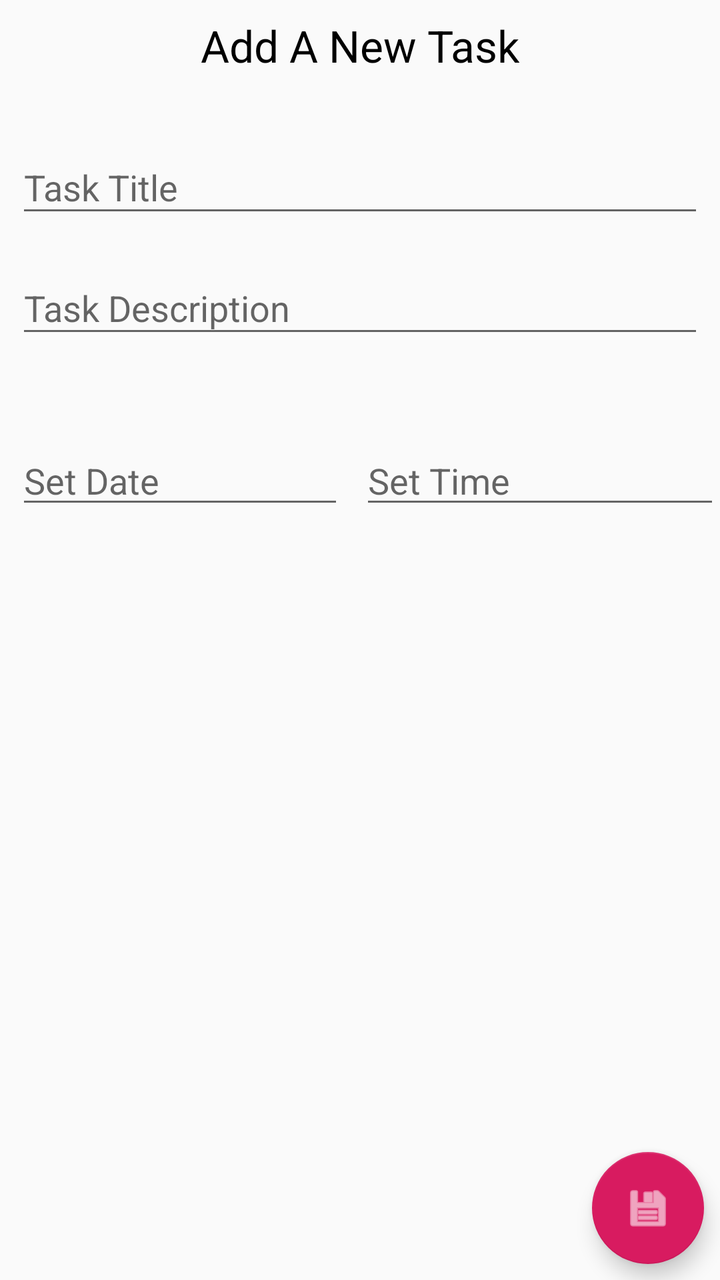
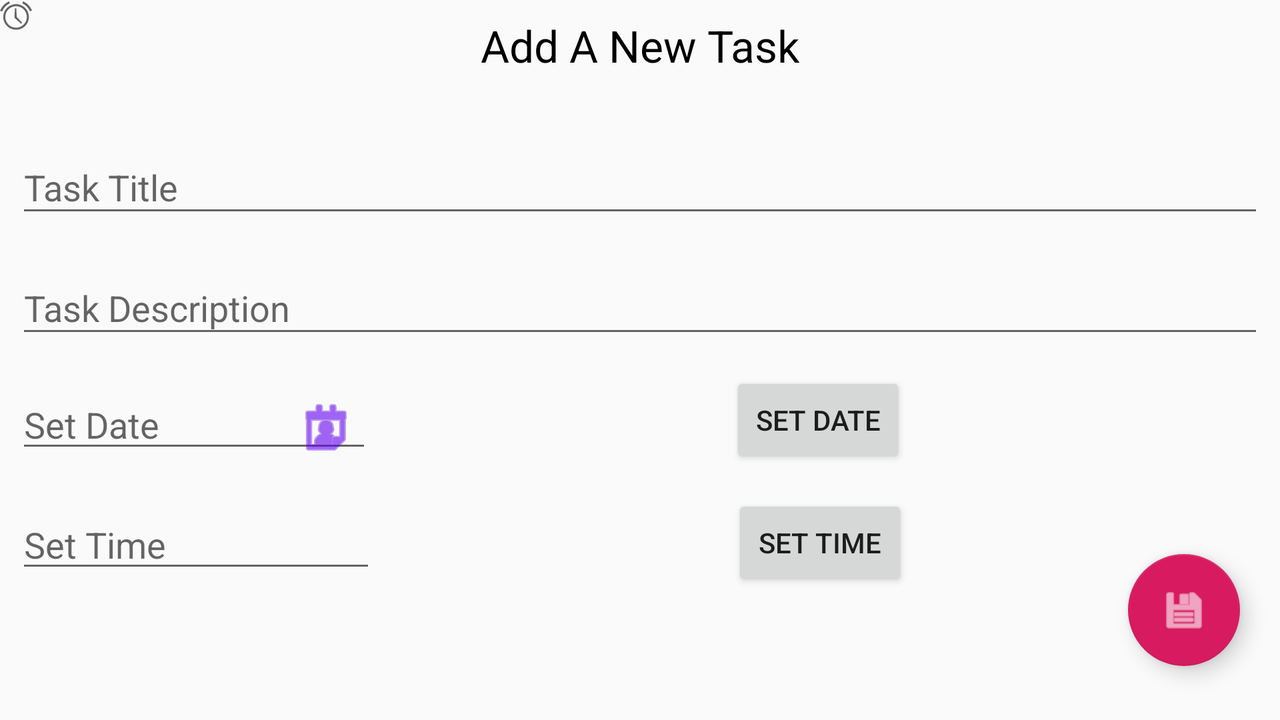

One screen, two layout resources from the same app: the default and the author's alternative for another configuration. Each is rendered where Android would select it; the XML of both is given below.
<!-- AndroidManifest.xml: application theme AppTheme -->
<!-- res/layout/add_task_activity.xml -->
<?xml version="1.0" encoding="utf-8"?>
<androidx.constraintlayout.widget.ConstraintLayout xmlns:android="http://schemas.android.com/apk/res/android"
    xmlns:app="http://schemas.android.com/apk/res-auto"
    xmlns:tools="http://schemas.android.com/tools"
    android:orientation="vertical" android:layout_width="match_parent"
    android:layout_height="match_parent">



    <TextView
        android:id="@+id/add_task_tv"
        android:layout_width="0dp"
        android:layout_height="wrap_content"
        android:layout_marginStart="8dp"
        android:layout_marginTop="8dp"
        android:layout_marginEnd="8dp"
        android:layout_marginBottom="8dp"
        android:text="Add A New Task"
        android:textAlignment="center"
        android:textAppearance="@android:style/TextAppearance.Material.Large.Inverse"
        android:textColor="@color/design_default_color_on_secondary"
        app:layout_constraintEnd_toEndOf="parent"
        app:layout_constraintStart_toStartOf="parent"
        app:layout_constraintTop_toTopOf="parent" />

    <com.google.android.material.floatingactionbutton.FloatingActionButton
        android:id="@+id/save_btn"
        android:layout_width="wrap_content"
        android:layout_height="wrap_content"
        android:layout_marginStart="8dp"
        android:layout_marginTop="8dp"
        android:layout_marginEnd="8dp"
        android:layout_marginBottom="8dp"
        android:clickable="true"
        android:tint="@color/design_default_color_background"
        app:layout_constraintBottom_toBottomOf="parent"
        app:layout_constraintEnd_toEndOf="parent"
        app:layout_constraintHorizontal_bias="1.0"
        app:layout_constraintStart_toStartOf="parent"
        app:layout_constraintVertical_bias="0.958"
        app:srcCompat="@android:drawable/ic_menu_save" />

    <EditText
        android:id="@+id/time_field"
        android:layout_width="180dp"
        android:layout_height="wrap_content"
        android:layout_marginBottom="8dp"

        android:ems="10"
        android:hint="Set Time"
        android:inputType="time"
        app:layout_constraintBottom_toTopOf="@+id/save_btn"
        app:layout_constraintEnd_toEndOf="parent"
        app:layout_constraintTop_toTopOf="@+id/date_field"
        app:layout_constraintVertical_bias="0.0" />

    <EditText
        android:id="@+id/date_field"
        android:layout_width="0dp"
        android:layout_height="wrap_content"
        android:layout_marginStart="8dp"
        android:layout_marginTop="44dp"
        android:layout_marginEnd="8dp"
        android:ems="10"
        android:hint="Set Date"
        android:inputType="date"
        app:layout_constraintEnd_toStartOf="@+id/time_field"
        app:layout_constraintHorizontal_bias="0.0"
        app:layout_constraintStart_toStartOf="parent"
        app:layout_constraintTop_toBottomOf="@+id/description_layout_field" />

    <com.google.android.material.textfield.TextInputLayout
        android:id="@+id/title_field_layout"
        android:layout_width="0dp"
        android:layout_height="wrap_content"
        android:layout_marginTop="24dp"
        app:layout_constraintEnd_toEndOf="@+id/add_task_tv"
        app:layout_constraintHorizontal_bias="0.0"
        app:layout_constraintStart_toStartOf="@+id/add_task_tv"
        app:layout_constraintTop_toBottomOf="@+id/add_task_tv">

        <com.google.android.material.textfield.TextInputEditText
            android:id="@+id/task_title_field"
            android:layout_width="match_parent"
            android:layout_height="wrap_content"
            android:hint="Task Title"
            android:inputType="textCapSentences|textShortMessage"
            android:singleLine="true" />
    </com.google.android.material.textfield.TextInputLayout>

    <com.google.android.material.textfield.TextInputLayout
        android:id="@+id/description_layout_field"
        android:layout_width="0dp"
        android:layout_height="wrap_content"
        android:layout_marginTop="8dp"
        android:layout_marginBottom="8dp"
        app:layout_constraintBottom_toTopOf="@+id/date_field"
        app:layout_constraintEnd_toEndOf="@+id/title_field_layout"
        app:layout_constraintStart_toStartOf="@+id/title_field_layout"
        app:layout_constraintTop_toBottomOf="@+id/title_field_layout">

        <com.google.android.material.textfield.TextInputEditText
            android:id="@+id/task_description_field"
            android:layout_width="match_parent"
            android:layout_height="wrap_content"
            android:hint="Task Description"
            android:inputType="textAutoComplete|textMultiLine|textShortMessage|textLongMessage"
            android:singleLine="false" />
    </com.google.android.material.textfield.TextInputLayout>


</androidx.constraintlayout.widget.ConstraintLayout>
<!-- resources referenced by this layout -->
<resources>
  <style name="AppTheme" parent="Theme.AppCompat.Light.DarkActionBar">
          
          <item name="colorPrimary">@color/colorPrimary</item>
          <item name="colorPrimaryDark">@color/colorPrimaryDark</item>
          <item name="colorAccent">@color/colorAccent</item>
          <item name="preferenceTheme">@style/PreferenceThemeOverlay.v14.Material</item>
      </style>
  <color name="colorPrimary">#4a148c</color>
  <color name="colorPrimaryDark">#01579b</color>
  <color name="colorAccent">#D81B60</color>
</resources>
<!-- res/layout-land/add_task_activity.xml (the author's variant of the layout above) -->
<!-- drawn on the phone turned sideways -->
<?xml version="1.0" encoding="utf-8"?>
<androidx.constraintlayout.widget.ConstraintLayout xmlns:android="http://schemas.android.com/apk/res/android"
    xmlns:app="http://schemas.android.com/apk/res-auto"
    xmlns:tools="http://schemas.android.com/tools"
    android:layout_width="match_parent"
    android:layout_height="match_parent"
    android:orientation="vertical">


    <TextView
        android:id="@+id/add_task_tv"
        android:layout_width="0dp"
        android:layout_height="wrap_content"
        android:layout_marginStart="8dp"
        android:layout_marginTop="8dp"
        android:layout_marginEnd="8dp"
        android:text="Add A New Task"
        android:textAlignment="center"
        android:textAppearance="@android:style/TextAppearance.Material.Large.Inverse"
        android:textColor="@color/design_default_color_on_secondary"
        app:layout_constraintEnd_toEndOf="parent"
        app:layout_constraintStart_toStartOf="parent"
        app:layout_constraintTop_toTopOf="parent" />

    <com.google.android.material.floatingactionbutton.FloatingActionButton
        android:id="@+id/save_btn"
        android:layout_width="wrap_content"
        android:layout_height="wrap_content"
        android:layout_marginStart="8dp"
        android:layout_marginTop="8dp"
        android:layout_marginEnd="8dp"
        android:layout_marginBottom="8dp"
        android:clickable="true"
        android:tint="@android:color/white"
        app:backgroundTint="@color/colorAccent"
        app:backgroundTintMode="add"
        app:fabSize="normal"
        app:layout_constraintBottom_toBottomOf="parent"
        app:layout_constraintEnd_toEndOf="parent"
        app:layout_constraintHorizontal_bias="1.0"
        app:layout_constraintStart_toStartOf="parent"
        app:layout_constraintTop_toBottomOf="@+id/date_btn"
        app:layout_constraintVertical_bias="0.936"
        app:srcCompat="@android:drawable/ic_menu_save"
        app:useCompatPadding="true" />

    <EditText
        android:id="@+id/time_field"
        android:layout_width="180dp"
        android:layout_height="wrap_content"

        android:layout_marginStart="8dp"
        android:layout_marginTop="60dp"
        android:layout_marginEnd="8dp"
        android:layout_marginBottom="8dp"
        android:ems="10"
        android:hint="Set Time"
        android:inputType="time"
        app:layout_constraintBottom_toBottomOf="parent"
        app:layout_constraintEnd_toEndOf="@+id/date_btn"
        app:layout_constraintHorizontal_bias="0.0"
        app:layout_constraintStart_toStartOf="parent"
        app:layout_constraintTop_toTopOf="@+id/date_field"
        app:layout_constraintVertical_bias="0.0" />

    <EditText
        android:id="@+id/date_field"
        android:layout_width="178dp"
        android:layout_height="0dp"
        android:layout_marginStart="8dp"
        android:layout_marginTop="16dp"
        android:ems="10"
        android:hint="Set Date"
        android:inputType="date"
        app:layout_constraintStart_toStartOf="parent"
        app:layout_constraintTop_toBottomOf="@+id/description_layout_field" />

    <com.google.android.material.textfield.TextInputLayout
        android:id="@+id/title_field_layout"
        android:layout_width="0dp"
        android:layout_height="wrap_content"
        android:layout_marginTop="24dp"
        app:layout_constraintEnd_toEndOf="@+id/add_task_tv"
        app:layout_constraintHorizontal_bias="0.0"
        app:layout_constraintStart_toStartOf="@+id/add_task_tv"
        app:layout_constraintTop_toBottomOf="@+id/add_task_tv">

        <com.google.android.material.textfield.TextInputEditText
            android:id="@+id/task_title_field"
            android:layout_width="match_parent"
            android:layout_height="wrap_content"
            android:hint="Task Title"
            android:inputType="textCapSentences|textShortMessage"
            android:singleLine="true" />
    </com.google.android.material.textfield.TextInputLayout>

    <com.google.android.material.textfield.TextInputLayout
        android:id="@+id/description_layout_field"
        android:layout_width="0dp"
        android:layout_height="wrap_content"
        android:layout_marginTop="8dp"
        android:layout_marginBottom="8dp"
        app:layout_constraintBottom_toTopOf="@+id/date_field"
        app:layout_constraintEnd_toEndOf="@+id/title_field_layout"
        app:layout_constraintStart_toStartOf="@+id/title_field_layout"
        app:layout_constraintTop_toBottomOf="@+id/title_field_layout">

        <com.google.android.material.textfield.TextInputEditText
            android:id="@+id/task_description_field"
            android:layout_width="match_parent"
            android:layout_height="wrap_content"
            android:hint="Task Description"
            android:inputType="textAutoComplete|textMultiLine|textShortMessage|textLongMessage"
            android:singleLine="false" />
    </com.google.android.material.textfield.TextInputLayout>

    <Button
        android:id="@+id/date_btn"
        android:layout_width="wrap_content"
        android:layout_height="wrap_content"
        android:layout_marginStart="8dp"
        android:layout_marginTop="12dp"
        android:layout_marginEnd="8dp"
        android:text="Set Date"
        app:layout_constraintEnd_toEndOf="@+id/description_layout_field"
        app:layout_constraintStart_toEndOf="@+id/date_field"
        app:layout_constraintTop_toBottomOf="@+id/description_layout_field" />

    <Button
        android:id="@+id/time_btn"
        android:layout_width="wrap_content"
        android:layout_height="wrap_content"
        android:layout_marginStart="8dp"
        android:layout_marginTop="12dp"
        android:layout_marginEnd="8dp"
        android:layout_marginBottom="8dp"
        android:text="Set Time"
        app:layout_constraintBottom_toBottomOf="@+id/save_btn"
        app:layout_constraintEnd_toEndOf="@+id/description_layout_field"
        app:layout_constraintStart_toEndOf="@+id/time_field"
        app:layout_constraintTop_toBottomOf="@+id/date_btn"
        app:layout_constraintVertical_bias="0.025" />

    <ImageView
        android:id="@+id/imageView2"
        android:layout_width="wrap_content"
        android:layout_height="wrap_content"
        android:layout_marginTop="8dp"
        android:adjustViewBounds="false"
        android:cropToPadding="false"
        android:tint="@color/design_default_color_primary"
        app:layout_constraintEnd_toEndOf="@+id/date_field"
        app:layout_constraintHorizontal_bias="0.952"
        app:layout_constraintStart_toStartOf="@+id/date_field"
        app:layout_constraintTop_toTopOf="@+id/date_field"
        app:srcCompat="@android:drawable/ic_menu_my_calendar" />

    <ImageView
        android:id="@+id/imageView5"
        android:layout_width="wrap_content"
        android:layout_height="wrap_content"
        app:srcCompat="@android:drawable/ic_lock_idle_alarm"
        tools:layout_editor_absoluteX="138dp"
        tools:layout_editor_absoluteY="238dp" />


</androidx.constraintlayout.widget.ConstraintLayout>
<!-- resources referenced by the variant -->
<!-- as the phone turned sideways resolves them -->
<resources>
  <color name="colorAccent">#D81B60</color>
  <style name="AppTheme" parent="Theme.AppCompat.Light.DarkActionBar">
          
          <item name="colorPrimary">@color/colorPrimary</item>
          <item name="colorPrimaryDark">@color/colorPrimaryDark</item>
          <item name="colorAccent">@color/colorAccent</item>
          <item name="preferenceTheme">@style/PreferenceThemeOverlay.v14.Material</item>
      </style>
  <color name="colorPrimary">#4a148c</color>
  <color name="colorPrimaryDark">#01579b</color>
</resources>
